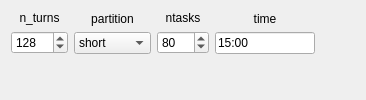
          <widget class="QWidget" name="tab_24">
           <attribute name="title">
            <string>Test</string>
           </attribute>
           <layout class="QVBoxLayout" name="verticalLayout_98">
            <item>
             <layout class="QHBoxLayout" name="horizontalLayout_47">
              <item>
               <layout class="QVBoxLayout" name="verticalLayout_97">
                <item>
                 <widget class="QLabel" name="label_122">
                  <property name="maximumSize">
                   <size>
                    <width>57</width>
                    <height>16777215</height>
                   </size>
                  </property>
                  <property name="text">
                   <string>n_turns</string>
                  </property>
                  <property name="alignment">
                   <set>Qt::AlignCenter</set>
                  </property>
                 </widget>
                </item>
                <item>
                 <widget class="QSpinBox" name="spinBox_n_turns_cmap_xy_test">
                  <property name="maximumSize">
                   <size>
                    <width>57</width>
                    <height>16777215</height>
                   </size>
                  </property>
                  <property name="minimum">
                   <number>3</number>
                  </property>
                  <property name="maximum">
                   <number>10000</number>
                  </property>
                  <property name="value">
                   <number>128</number>
                  </property>
                 </widget>
                </item>
               </layout>
              </item>
              <item>
               <layout class="QVBoxLayout" name="verticalLayout_107">
                <item>
                 <widget class="QLabel" name="label_132">
                  <property name="text">
                   <string>partition</string>
                  </property>
                  <property name="alignment">
                   <set>Qt::AlignCenter</set>
                  </property>
                 </widget>
                </item>
                <item>
                 <widget class="QComboBox" name="comboBox_partition_cmap_xy_test">
                  <property name="currentIndex">
                   <number>1</number>
                  </property>
                  <item>
                   <property name="text">
                    <string>normal</string>
                   </property>
                  </item>
                  <item>
                   <property name="text">
                    <string>short</string>
                   </property>
                  </item>
                  <item>
                   <property name="text">
                    <string>debug</string>
                   </property>
                  </item>
                  <item>
                   <property name="text">
                    <string>long</string>
                   </property>
                  </item>
                  <item>
                   <property name="text">
                    <string>longlong</string>
                   </property>
                  </item>
                  <item>
                   <property name="text">
                    <string>low</string>
                   </property>
                  </item>
                  <item>
                   <property name="text">
                    <string>high</string>
                   </property>
                  </item>
                 </widget>
                </item>
               </layout>
              </item>
              <item>
               <layout class="QVBoxLayout" name="verticalLayout_108">
                <item>
                 <widget class="QLabel" name="label_133">
                  <property name="maximumSize">
                   <size>
                    <width>52</width>
                    <height>16777215</height>
                   </size>
                  </property>
                  <property name="text">
                   <string>ntasks</string>
                  </property>
                  <property name="alignment">
                   <set>Qt::AlignCenter</set>
                  </property>
                 </widget>
                </item>
                <item>
                 <widget class="QSpinBox" name="spinBox_ntasks_cmap_xy_test">
                  <property name="maximumSize">
                   <size>
                    <width>52</width>
                    <height>16777215</height>
                   </size>
                  </property>
                  <property name="specialValueText">
                   <string/>
                  </property>
                  <property name="minimum">
                   <number>2</number>
                  </property>
                  <property name="maximum">
                   <number>1000</number>
                  </property>
                  <property name="singleStep">
                   <number>2</number>
                  </property>
                  <property name="value">
                   <number>80</number>
                  </property>
                 </widget>
                </item>
               </layout>
              </item>
              <item>
               <layout class="QVBoxLayout" name="verticalLayout_109">
                <item>
                 <widget class="QLabel" name="label_time_common_9">
                  <property name="maximumSize">
                   <size>
                    <width>100</width>
                    <height>16777215</height>
                   </size>
                  </property>
                  <property name="text">
                   <string>time</string>
                  </property>
                  <property name="alignment">
                   <set>Qt::AlignCenter</set>
                  </property>
                 </widget>
                </item>
                <item>
                 <widget class="QLineEdit" name="lineEdit_time_cmap_xy_test">
                  <property name="maximumSize">
                   <size>
                    <width>100</width>
                    <height>16777215</height>
                   </size>
                  </property>
                  <property name="text">
                   <string>15:00</string>
                  </property>
                 </widget>
                </item>
               </layout>
              </item>
              <item>
               <spacer name="horizontalSpacer_44">
                <property name="orientation">
                 <enum>Qt::Horizontal</enum>
                </property>
                <property name="sizeHint" stdset="0">
                 <size>
                  <width>40</width>
                  <height>20</height>
                 </size>
                </property>
               </spacer>
              </item>
             </layout>
            </item>
            <item>
             <spacer name="verticalSpacer_7">
              <property name="orientation">
               <enum>Qt::Vertical</enum>
              </property>
              <property name="sizeHint" stdset="0">
               <size>
                <width>20</width>
                <height>14</height>
               </size>
              </property>
             </spacer>
            </item>
           </layout>
          </widget>
